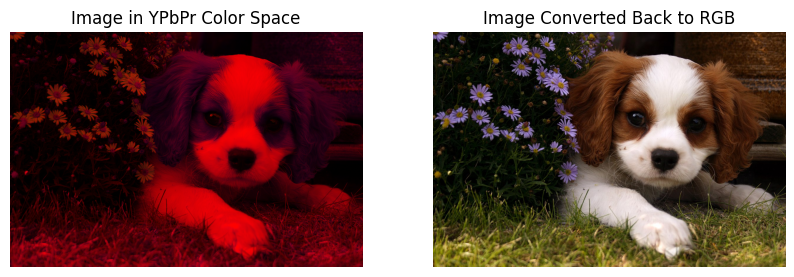
#> input picture Ybpr.png, 794 x 277 px, found by its file name
$ jupyter execute imgThresholding.ipynb
#> lines starting #> are read from the running program, lines starting #| are printed output that depends on the picture
[cell 1]
# Import required packages
from google.colab import files
import cv2
import matplotlib.pyplot as plt

# Upload the image
uploaded = files.upload()
#> the answer given: Ybpr.png

# Get the filename of the uploaded image
filename = next(iter(uploaded))

# Read the image
image = cv2.imread(filename)
#> image is the input picture: shape (277, 794, 3); mean B, G, R 81.6, 86.2, 116.7

# ==========================
# SECTION: Thresholding
# ==========================
# Define threshold types
'''
0 - Binary
1 - Binary Inverted
2 - Truncated
3 - Threshold To Zero
4 - Threshold To Zero Inverted
'''

# Apply different thresholds and save in different variables
_, img1 = cv2.threshold(image, 50, 255, cv2.THRESH_BINARY)
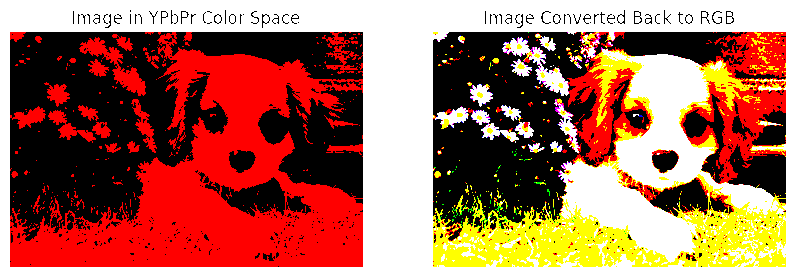
#> img1: shape (277, 794, 3); mean B, G, R 86.9, 107.1, 167.6
_, img2 = cv2.threshold(image, 50, 255, cv2.THRESH_BINARY_INV)
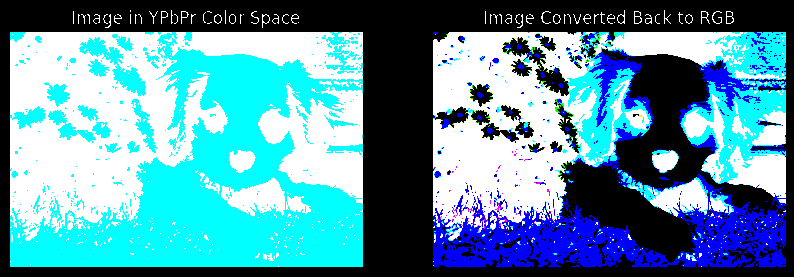
#> img2: shape (277, 794, 3); mean B, G, R 168.1, 147.9, 87.4
_, img3 = cv2.threshold(image, 50, 255, cv2.THRESH_TRUNC)
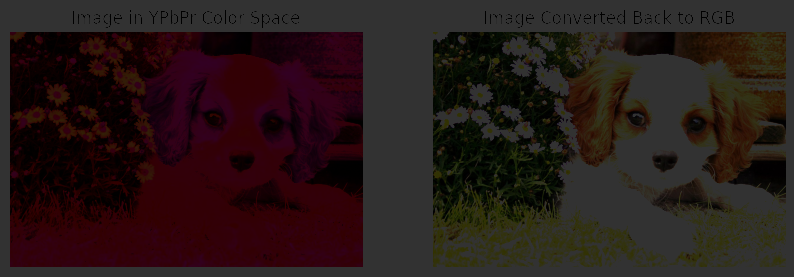
#> img3: shape (277, 794, 3); mean B, G, R 24.4, 25.7, 39.9
_, img4 = cv2.threshold(image, 50, 255, cv2.THRESH_TOZERO)
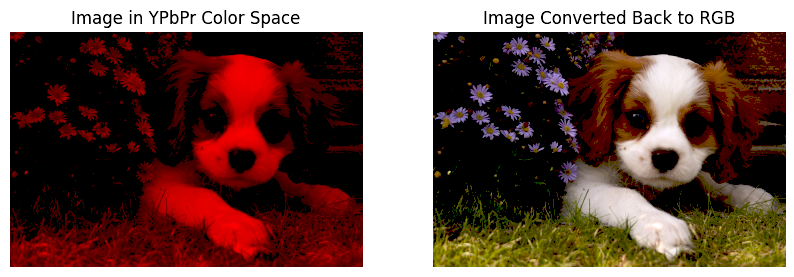
#> img4: shape (277, 794, 3); mean B, G, R 74.3, 81.5, 109.7
_, img5 = cv2.threshold(image, 50, 255, cv2.THRESH_TOZERO_INV)
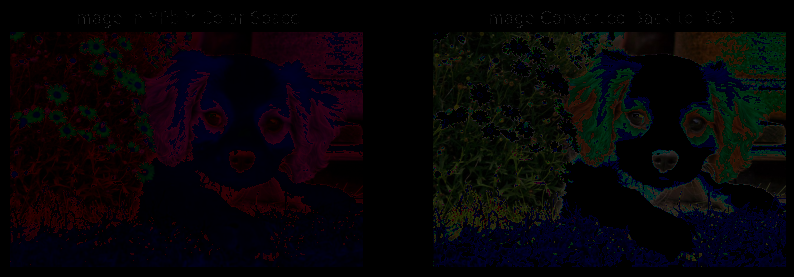
#> img5: shape (277, 794, 3); mean B, G, R 7.4, 4.7, 7.1

# Convert images from BGR to RGB for display
img1_rgb = cv2.cvtColor(img1, cv2.COLOR_BGR2RGB)
img2_rgb = cv2.cvtColor(img2, cv2.COLOR_BGR2RGB)
img3_rgb = cv2.cvtColor(img3, cv2.COLOR_BGR2RGB)
img4_rgb = cv2.cvtColor(img4, cv2.COLOR_BGR2RGB)
img5_rgb = cv2.cvtColor(img5, cv2.COLOR_BGR2RGB)

# Show the different threshold images
plt.figure(figsize=(12, 10))

plt.subplot(3, 2, 1)
plt.imshow(img1_rgb)
plt.title("Binary Image")
plt.axis('off')

plt.subplot(3, 2, 2)
plt.imshow(img2_rgb)
plt.title("Binary Inverted Image")
plt.axis('off')

plt.subplot(3, 2, 3)
plt.imshow(img3_rgb)
plt.title("Truncated Image")
plt.axis('off')

plt.subplot(3, 2, 4)
plt.imshow(img4_rgb)
plt.title("Threshold to Zero Image")
plt.axis('off')

plt.subplot(3, 2, 5)
plt.imshow(img5_rgb)
plt.title("Threshold to Zero Inverted Image")
plt.axis('off')

plt.tight_layout()
plt.show()
